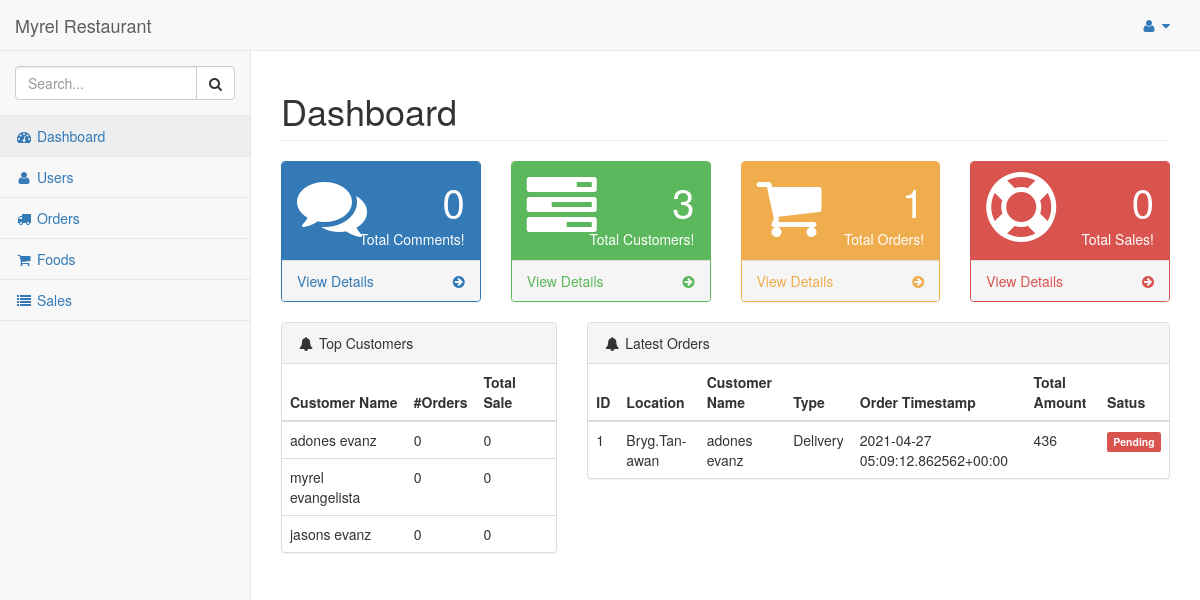
Page /dashboard/admin/ (signed in) on the committed database.
### hotel/models.py (models this page shows, shortened)
class Customer(models.Model):
    pending = 'Pending'
    verified = 'Verified'
    STATUS = (
        (pending,pending),
        (verified,verified),
    )
    customer = models.ForeignKey(User, on_delete=models.CASCADE)
    address = models.TextField()
    contact = models.CharField(max_length = 10)
    orders = models.IntegerField(default=0)
    total_sale = models.IntegerField(default=0)

class Order(models.Model):
    pending = 'Pending'
    completed = 'Completed'
    STATUS = (
        (pending,pending),
        (completed,completed),
    )
    cod = 'Cash On Delivery'
    card = 'Card Payment'
    upi = 'UPI Payment'
    PAYMENT = (
        (cod,cod),
        (card,card),
        (upi,upi),
    )
    pickup = 'PickUp'
    delivery = 'Delivery'
    TYPE = (
        (pickup, pickup),
        (delivery, delivery),
    )
    customer = models.ForeignKey(Customer,on_delete=models.CASCADE)
    order_timestamp = models.CharField(max_length=100, blank=True)
    delivery_timestamp = models.CharField(max_length=100, blank=True)
    payment_status = models.CharField(max_length = 100, choices = STATUS)
    delivery_status = models.CharField(max_length = 100, choices = STATUS)
    if_cancelled = models.BooleanField(default = False)
    total_amount = models.IntegerField()
    payment_method = models.CharField(max_length = 100, choices = PAYMENT)
    location = models.CharField(max_length=200, blank=True, null=True)
    delivery_boy = models.ForeignKey(Staff,on_delete=models.CASCADE, null=True, blank=True)

### hotel/views.py (the view)
# urls.py: re_path(r'^dashboard/admin/$', views.dashboard_admin, name='dashboard_admin'),
@login_required
@staff_member_required
def dashboard_admin(request):
    comments = Comment.objects.count()
    orders = Order.objects.count()
    customers = Customer.objects.count()
    completed_orders = Order.objects.filter(payment_status="Completed")
    top_customers = Customer.objects.filter().order_by('-total_sale')
    latest_orders = Order.objects.filter().order_by('-order_timestamp')
    datas = Data.objects.filter().order_by('date')
    sales = 0
    for order in completed_orders:
        sales += order.total_amount
    context = {
        'comments':comments,
        'orders':orders,
        'customers':customers,
        'sales':sales,
        'top_customers': top_customers,
        'latest_orders':latest_orders,
        'datas':datas,
    }
    return render(request, 'admin_temp/index.html', context)

### hotel/templates/admin_temp/index.html (shortened to what this page needs)
{% load static %}
{% include "includes/base.html" %}
{% include "includes/navbarheader.html" %}
{% include "includes/navtop.html" %}
{% include "includes/sidemenu.html" %}
</nav>
<div id="page-wrapper">
    <div class="row">
        <div class="col-lg-12">
            <h1 class="page-header">Dashboard</h1>
        </div>
    </div>
    <div class="row">
        <div class="col-lg-3 col-md-6">
            <div class="panel panel-primary">
                <div class="panel-heading">
                    <div class="row">
                        <div class="col-xs-3">
                            <i class="fa fa-comments fa-5x"></i>
                        </div>
                        <div class="col-xs-9 text-right">
                            <div class="huge">{{comments}}</div>
                            <div>Total Comments!</div>
                        </div>
                    </div>
                </div>
                <a href="#">
                    <div class="panel-footer">
                        <span class="pull-left">View Details</span>
                        <span class="pull-right">
                            <i class="fa fa-arrow-circle-right"></i>
                        </span>
                        <div class="clearfix"></div>
                    </div>
                </a>
            </div>
        </div>
        <div class="col-lg-3 col-md-6">
            <div class="panel panel-green">
                <div class="panel-heading">
                    <div class="row">
                        <div class="col-xs-3">
                            <i class="fa fa-tasks fa-5x"></i>
                        </div>
                        <div class="col-xs-9 text-right">
                            <div class="huge">{{customers}}</div>
                            <div>Total Customers!</div>
                        </div>
                    </div>
                </div>
                <a href="{% url 'hotel:users_admin' %}">
                    <div class="panel-footer">
                        <span class="pull-left">View Details</span>
                        <span class="pull-right">
                            <i class="fa fa-arrow-circle-right"></i>
                        </span>
                        <div class="clearfix"></div>
                    </div>
                </a>
            </div>
        </div>
        <div class="col-lg-3 col-md-6">
            <div class="panel panel-yellow">
                <div class="panel-heading">
                    <div class="row">
                        <div class="col-xs-3">
                            <i class="fa fa-shopping-cart fa-5x"></i>
                        </div>
                        <div class="col-xs-9 text-right">
                            <div class="huge">{{orders}}</div>
                            <div>Total Orders!</div>
                        </div>
                    </div>
                </div>
                <a href="{% url 'hotel:orders_admin' %}">
                    <div class="panel-footer">
                        <span class="pull-left">View Details</span>
                        <span class="pull-right">
                            <i class="fa fa-arrow-circle-right"></i>
                        </span>
                        <div class="clearfix"></div>
                    </div>
                </a>
            </div>
        </div>
        <div class="col-lg-3 col-md-6">
            <div class="panel panel-red">
                <div class="panel-heading">
                    <div class="row">
                        <div class="col-xs-3">
                            <i class="fa fa-support fa-5x"></i>
                        </div>
                        <div class="col-xs-9 text-right">
                            <div class="huge">{{sales}}</div>
                            <div>Total Sales!</div>
                        </div>
                    </div>
                </div>
                <a href="{% url 'hotel:sales_admin' %}">
                    <div class="panel-footer">
                        <span class="pull-left">View Details</span>
                        <span class="pull-right">
                            <i class="fa fa-arrow-circle-right"></i>
                        </span>
                        <div class="clearfix"></div>
                    </div>
                </a>
            </div>
        </div>
    </div>
            <div class="row">
                <div class="col-lg-4">
                    <div class="panel panel-default">
                        <div class="panel-heading">
                            <i class="fa fa-bell fa-fw"></i> Top Customers
                        </div>
                        <table class="table">
                          <thead>
                            <tr>
                              <th scope="col">Customer Name</th>
                              <th scope="col">#Orders</th>
                              <th scope="col">Total Sale</th>
                            </tr>
                          </thead>
                          <tbody>
                            {% for customer in top_customers %}
                            <tr>
                              <td>{{customer.customer.first_name}} {{customer.customer.last_name}}</td>
                              <td>{{customer.orders}}</td>
                              <td>{{customer.total_sale}}</td>
                            </tr>
                            {% endfor %}
                          </tbody>
                        </table>
                    </div>
                </div>
                <div class="col-lg-8">
                    <div class="panel panel-default">
                        <div class="panel-heading">
                            <i class="fa fa-bell fa-fw"></i> Latest Orders
                        </div>
                        <table class="table">
                          <thead>
                            <tr>
                              <th scope="col">ID</th>
                              <th scope="col">Location</th>
                              <th scope="col">Customer Name</th>
                              <th scope="col">Type</th>
                              <th scope="col">Order Timestamp</th>
                              <th scope="col">Total Amount</th>
                              <th scope="col">Satus</th>
                            </tr>
                          </thead>
                          <tbody>
                            {% for order in latest_orders %}
                            <tr>
                              <td>{{order.id}}</td>
                              <td>{{order.location}}</td>
                              <td>{{order.customer.customer.first_name}} {{order.customer.customer.last_name}}</td>
                              <td>Delivery</td>
                              <td>{{order.order_timestamp}}</td>
                              <td>{{order.total_amount}}</td>
                              <td>
                                  {% if order.delivery_status == "Completed" %}
                                    <span class="label label-success">Delivered</span>
                                  {% elif order.delivery_status == "Processing" %}
                                    <span class="label label-warning">Processing</span>
                                  {% else %}
                                    <span class="label label-danger">Pending</span>
                                  {% endif %}
                              </td>
                            </tr>
                            {% endfor %}
                          </tbody>
                        </table>
                    </div>
                </div>
            </div>
            <div id="chart_div" style="width: 100%; height: 500px;"></div>
        </div>
    </div>
{% include "includes/scripts.html" %}

### rows in the picture
Customer: customer.first_name "adones", customer.last_name "evanz", orders "0", total_sale "0"
Customer: customer.first_name "myrel", customer.last_name "evangelista", orders "0", total_sale "0"
Customer: customer.first_name "jasons", customer.last_name "evanz", orders "0", total_sale "0"
Order: id "1", location "Bryg.Tan-awan", customer.customer.first_name "adones", customer.customer.last_name "evanz", order_timestamp "2021-04-27 05:09:12.862562+00:00", total_amount "436", delivery_status "Pending"

### other values in the picture
{{ comments }} "0"
{{ customers }} "3"
{{ orders }} "1"
{{ sales }} "0"
